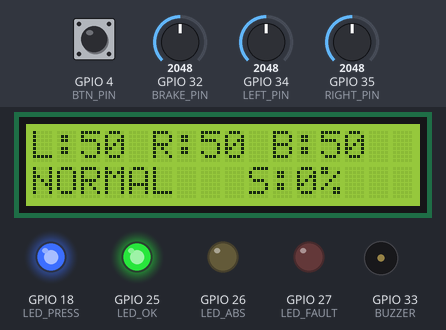
The sketch below on a simulated ESP32. Shown: 16×2 character LCD, output pins drawn as LEDs (lit = HIGH), buzzer (waves = sounding). The test bench sets the inputs (shaded band); at power-on: GPIO 34 (LEFT_PIN) = 2048, GPIO 4 (BTN_PIN) HIGH, GPIO 32 (BRAKE_PIN) = 2048, GPIO 35 (RIGHT_PIN) = 2048. What the sketch prints to the serial monitor is not drawn.

Above: at 2.2 s.
2.3 s: GPIO 34 (LEFT_PIN) set to 2580
At 3.2 s:
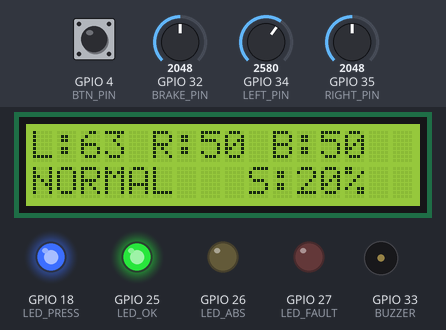
3.8 s: GPIO 34 (LEFT_PIN) set to 2695
At 4.3 s:
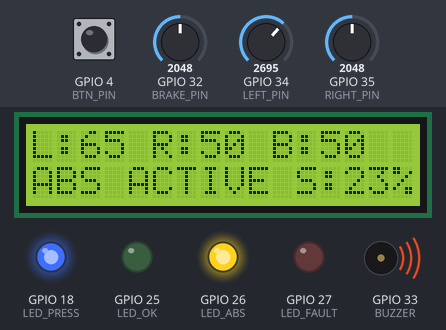
5.5 s: GPIO 4 (BTN_PIN) pulled LOW for 0.2 s
At 6.6 s:
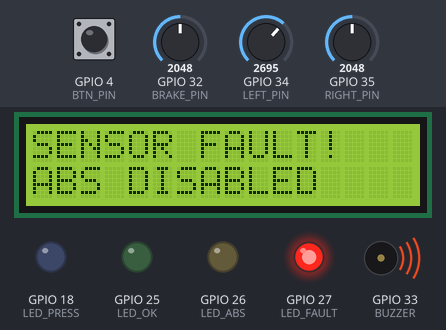
7.2 s: GPIO 4 (BTN_PIN) pulled LOW for 1 s
At 7.7 s:
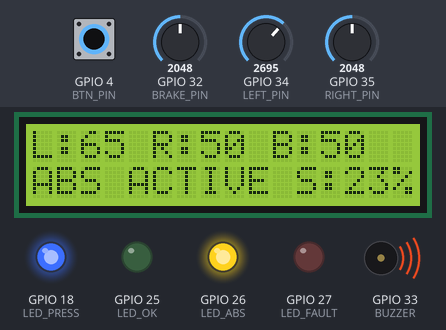
9.7 s: GPIO 32 (BRAKE_PIN) set to 912
At 10.9 s:
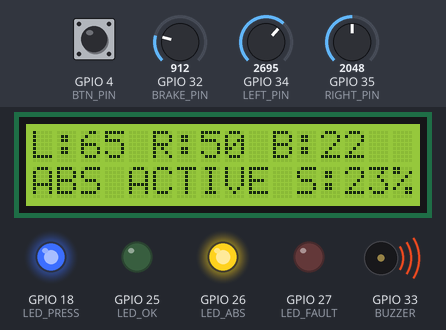
11.3 s: GPIO 32 (BRAKE_PIN) set to 810
At 12.0 s:
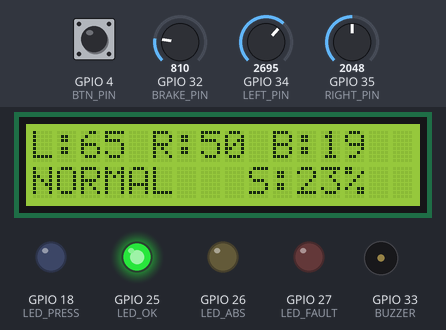
Timing chart, 0 to 13.9 s (numbered marks = the images above; inputs shaded):
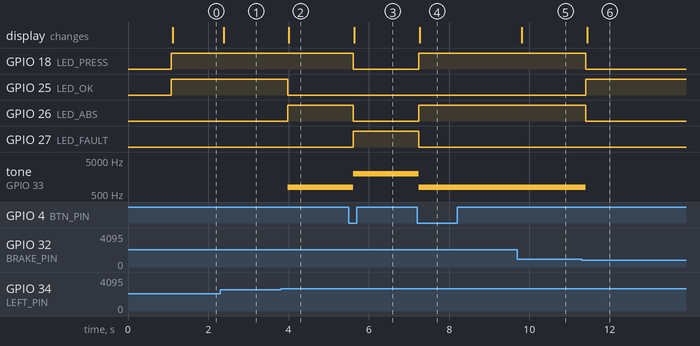

Measured:
- the behaviour switches between 2620 and 2621 on GPIO 34 (LEFT_PIN) (found by bisection; images 1 and 2)
- the behaviour switches between 860 and 859 on GPIO 32 (BRAKE_PIN) (found by bisection; images 5 and 6)
- after the input at 2.3 s, the display: changes after 0.08 s (image 1)
- after the input at 3.8 s, GPIO 25 (LED_OK): HIGH → LOW after 0.18 s; GPIO 26 (LED_ABS): LOW → HIGH after 0.18 s; tone on GPIO 33 (BUZZER): silent → 800 Hz after 0.18 s; the display: changes after 0.21 s (image 2)
- after the input at 5.5 s, GPIO 18 (LED_PRESS), GPIO 26 (LED_ABS): HIGH → LOW after 0.11 s; GPIO 27 (LED_FAULT): LOW → HIGH after 0.11 s; tone on GPIO 33 (BUZZER): 800 Hz → 2000 Hz after 0.11 s; the display: changes after 0.14 s (image 3)
- after the input at 7.2 s, GPIO 18 (LED_PRESS), GPIO 26 (LED_ABS): LOW → HIGH at once; GPIO 27 (LED_FAULT): HIGH → LOW at once; tone on GPIO 33 (BUZZER): 2000 Hz → 800 Hz at once; the display: changes after 0.07 s (image 4)
- after the input at 9.7 s, the display: changes after 0.10 s (image 5)
- after the input at 11.3 s, GPIO 18 (LED_PRESS), GPIO 26 (LED_ABS): HIGH → LOW after 0.10 s; GPIO 25 (LED_OK): LOW → HIGH after 0.10 s; tone on GPIO 33 (BUZZER): 800 Hz → silent after 0.10 s; the display: changes after 0.13 s (image 6)

The sketch:

virtual_abs_ecu.ino
```cpp
#include <Wire.h>
#include <LiquidCrystal_I2C.h>

const int LEFT_PIN = 34, RIGHT_PIN = 35, BRAKE_PIN = 32, BTN_PIN = 4;
const int LED_OK = 25, LED_ABS = 26, LED_FAULT = 27, LED_PRESS = 18, BUZZER = 33;

const int BRAKE_MIN = 20;    // % brake pressure that counts as braking
const int SLIP_LIMIT = 20;   // % slip that triggers ABS
const int MOVING_MIN = 10;   // % speed below which ABS is ignored

enum State { NORMAL, ABS_ACTIVE, FAULT };
State state = NORMAL;

bool faultLatched = false;
int lastBtn = HIGH;
unsigned long lastPress = 0;

LiquidCrystal_I2C lcd(0x27, 16, 2);

void showLine(int row, String text) {
  while (text.length() < 16) text += ' ';
  lcd.setCursor(0, row);
  lcd.print(text);
}

void setup() {
  Serial.begin(115200);
  pinMode(BTN_PIN, INPUT_PULLUP);
  pinMode(LED_OK, OUTPUT);
  pinMode(LED_ABS, OUTPUT);
  pinMode(LED_FAULT, OUTPUT);
  pinMode(LED_PRESS, OUTPUT);
  pinMode(BUZZER, OUTPUT);
  lcd.init();
  lcd.backlight();
  showLine(0, "Virtual ABS ECU");
  delay(1000);
  lcd.clear();
}

void loop() {
  int btn = digitalRead(BTN_PIN);
  if (btn == LOW && lastBtn == HIGH && millis() - lastPress > 200) {
    faultLatched = !faultLatched;
    lastPress = millis();
  }
  lastBtn = btn;

  int left  = map(analogRead(LEFT_PIN),  0, 4095, 0, 100);
  int right = map(analogRead(RIGHT_PIN), 0, 4095, 0, 100);
  int brake = map(analogRead(BRAKE_PIN), 0, 4095, 0, 100);

  int refSpeed = max(left, right);
  int slowest  = min(left, right);
  int slip = (refSpeed > 0) ? ((refSpeed - slowest) * 100) / refSpeed : 0;

  if (faultLatched) state = FAULT;
  else if (brake > BRAKE_MIN && refSpeed > MOVING_MIN && slip > SLIP_LIMIT) state = ABS_ACTIVE;
  else state = NORMAL;

  digitalWrite(LED_OK,    state == NORMAL);
  digitalWrite(LED_ABS,   state == ABS_ACTIVE);
  digitalWrite(LED_FAULT, state == FAULT);
  digitalWrite(LED_PRESS, brake > BRAKE_MIN && state != FAULT);

  if (state == FAULT) tone(BUZZER, 2000);
  else if (state == ABS_ACTIVE) tone(BUZZER, 800);
  else noTone(BUZZER);

  if (state == FAULT) {
    showLine(0, "SENSOR FAULT!");
    showLine(1, "ABS DISABLED");
  } else {
    showLine(0, "L:" + String(left) + " R:" + String(right) + " B:" + String(brake));
    showLine(1, (state == ABS_ACTIVE ? "ABS ACTIVE S:" : "NORMAL   S:") + String(slip) + "%");
  }

  Serial.printf("%d,%d,%d,%d,%d\n", left, right, brake, slip, (int)state);
  delay(150);
}
```
